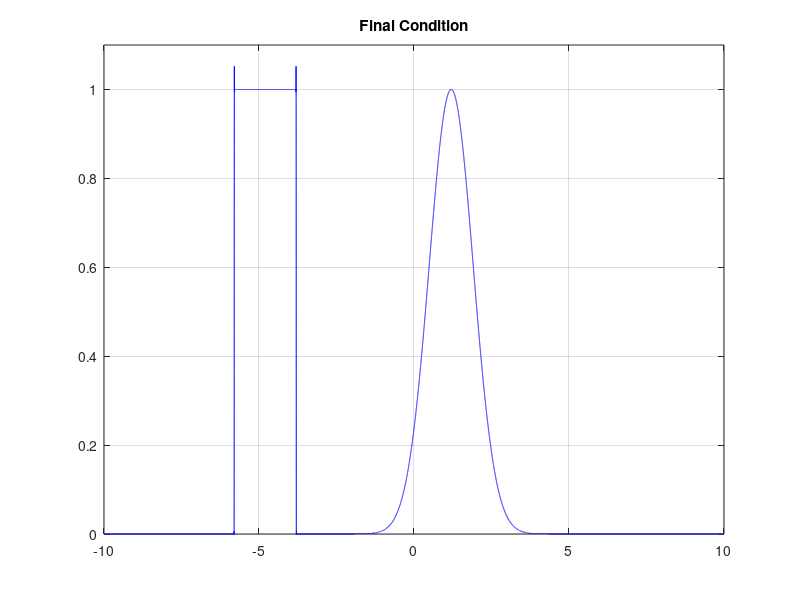

The MATLAB source for this figure:
% moving_wave_vectorized_rusanov.m

clear
%clc
close('all')

N = 50000;
u = 1;

plot_freq = 2500;
plot_switch = 1;
x_left = -10;
x_right = 10;
x_space = linspace(x_left,x_right,N);

dx = x_space(2)-x_space(1);
dt = 0.6*(dx)/u;
nu = u*dt/dx;
omega = (4*nu*nu+1)*(4-nu*nu)/5;
%Num_ts = min(1000,ceil(15/dt));
Num_ts = 5000;
% set initial condition
%f = zeros(N,1);
x_space = linspace(x_left,x_right,N);

f_l = 1;
f = f_l*exp(-(x_space.*x_space));
f((x_space < -5) & (x_space > -7)) = 1;


f_tmp = zeros(N,1);


if plot_switch == 1
    % plot initial condition
    plot(x_space,f,'-b');
    axis([x_left x_right 0 1.1*f_l]);
    grid on
    drawnow
end

tic;

ind = (1:N)';
x_m = circshift(ind,1);
x_p = circshift(ind,-1);
x_2m = circshift(ind,2);
x_2p = circshift(ind,-2);


for ts = 1:Num_ts
    
    if(mod(ts,100)==0)
        fprintf('Executing time step number %d.\n',ts);
    end
    
    f_nm = (0.5).*(f(x_p) + f) - (nu/3).*(f(x_p) - f);
    f_tmp = f - (2*nu/3).*(f_nm - f_nm(x_m));
    f = f - (nu/24).*(-2*f(x_2p) + 7*f(x_p) - 7*f(x_m) + 2*f(x_2m)) ...
        -(3*nu/8).*(f_tmp(x_p) - f_tmp(x_m)) ...
        -(omega/24).*(f(x_2p) - 4*f(x_p) + 6*f - 4*f(x_m) + f(x_2m));
    
    if(plot_switch==1)
        if(mod(ts,plot_freq)==0)
            plot(x_space,f,'-b')
            axis([x_left x_right 0 1.1*f_l]);
            grid on
            title('\bf{Rusanov Method}','FontSize',12);
            drawnow
            
        end
    end
    
end

ex_time = toc;


if plot_switch == 1
    plot(x_space,f,'-b');
    axis([x_left x_right 0 1.1*f_l]);
    title('\bf{Final Condition}');
    grid on
    drawnow
end

fprintf('Execution time = %g.\n Average time per DOF*update = %g. \n',ex_time, ex_time/(N*Num_ts));
